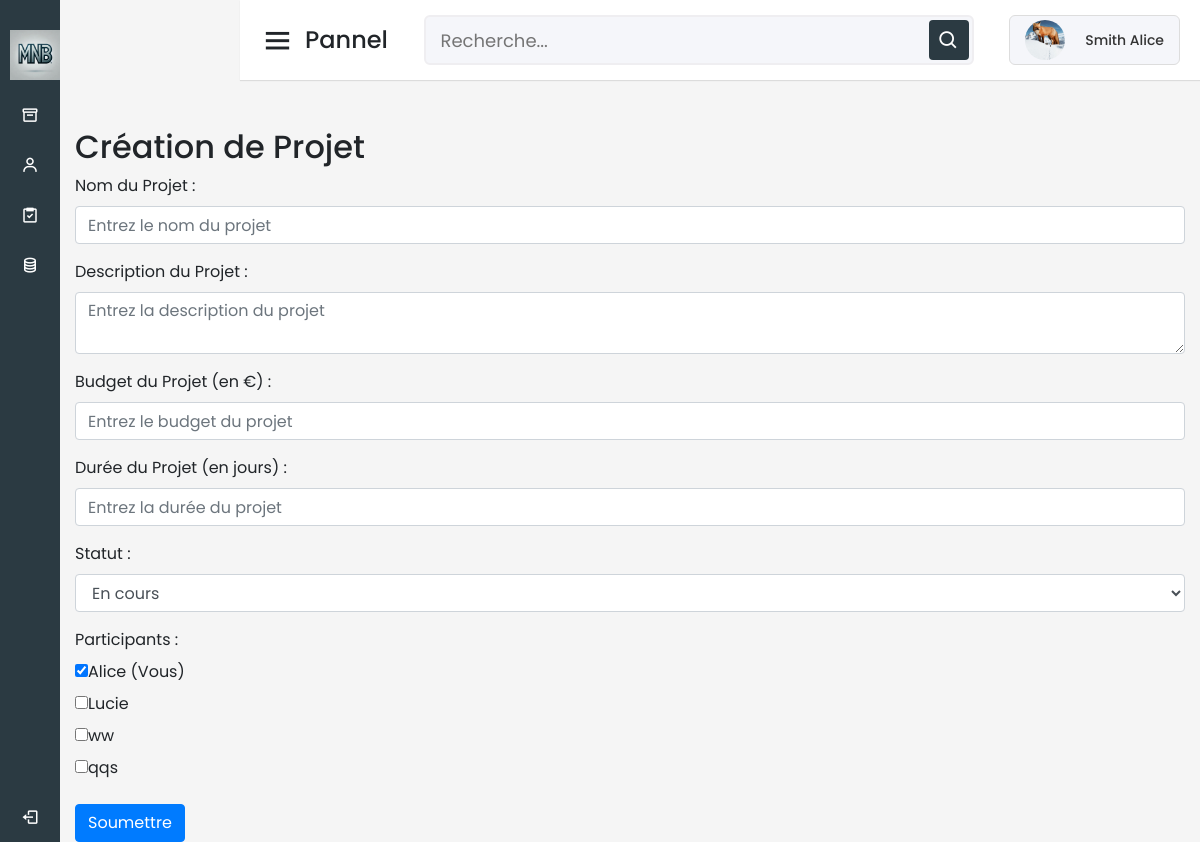
The app's page /projet.php (signed in) with its own data.
### tables this page shows
CREATE TABLE `Utilisateur` (
  `IDUser` int(11) NOT NULL,
  `Email` varchar(50) NOT NULL,
  `MDP` varchar(255) DEFAULT NULL,
  `Nom` varchar(50) NOT NULL,
  `Prenom` varchar(50) NOT NULL,
  `photo` varchar(50) NOT NULL,
  `Statu` varchar(50) NOT NULL
);

### projet.php (the view, shortened to what this page needs)
<?php
$servername = "localhost";
$username = "root";
$password = "";
$dbname = "MNB_data";
$conn = new mysqli($servername, $username, $password, $dbname);
?>
<!DOCTYPE html>
<html lang="fr" dir="ltr">
<head>
    <link rel="stylesheet" href="css/dashboard.css" />
    <link href="https://stackpath.bootstrapcdn.com/bootstrap/4.5.2/css/bootstrap.min.css" rel="stylesheet">
    <link href="https://unpkg.com/boxicons@2.0.7/css/boxicons.min.css" rel="stylesheet" />
</head>
<body>
    <?php include('sidebar.php'); ?>
    <section class="home-section">
    <?php include('header_gestion.php'); ?>
        <div class="home-content">
            <div class="container mt-4">
                <h2>Création de Projet</h2>
                <form class="needs-validation" novalidate method="post" action="">
                    <div class="form-group">
                        <label for="nom_projet">Nom du Projet :</label>
                        <input type="text" class="form-control" id="nom_projet" name="nom_projet" placeholder="Entrez le nom du projet" required>
                    </div>
                    <div class="form-group">
                        <label for="description_projet">Description du Projet :</label>
                        <textarea class="form-control" id="description_projet" name="description_projet" placeholder="Entrez la description du projet" required></textarea>
                    </div>
                    <div class="form-group">
                        <label for="budget">Budget du Projet (en €) :</label>
                        <input type="number" class="form-control" id="budget" name="budget" placeholder="Entrez le budget du projet" required>
                    </div>
                    <div class="form-group">
                        <label for="duree_projet">Durée du Projet (en jours) :</label>
                        <input type="number" class="form-control" id="duree_projet" name="duree_projet" placeholder="Entrez la durée du projet" required>
                    </div>
                    <div class="form-group">
                        <label for="statu">Statut :</label>
                        <select class="form-control" id="statu" name="statu">
                            <option value="En cours" selected>En cours</option>
                        </select>
                    </div>
                    <div class="form-group">
                        <label for="participants">Participants :</label>
                        <div id="participants">
                            <?php
                            $users = $conn->query('SELECT IDUser, nom FROM Utilisateur');
                            while ($user = $users->fetch_assoc()) {
                                $isCurrentUser = $user['IDUser'] == $_SESSION['user_id'];
                                $checked = $isCurrentUser ? 'checked' : '';
                                $disabled = ($_SESSION['statu'] === 'User' && $isCurrentUser) ? 'disabled' : '';
                                echo '<div class="participant-option">';
                                echo '<input type="checkbox" id="user_' . $user['IDUser'] . '" name="participants[]" value="' . $user['IDUser'] . '" ' . $checked . ' ' . $disabled . '>';
                                echo '<label for="user_' . $user['IDUser'] . '">' . $user['nom'] . ($isCurrentUser ? ' (Vous)' : '') . '</label>';
                                echo '</div>';
                            }
                            ?>
                        </div>
                    </div>
                    <button type="submit" class="btn btn-primary">Soumettre</button>
                </form>
            </div>
        </div>
    </section>
</body>
</html>

### css/dashboard.css (style rules this page uses)
* { margin: 0; padding: 0; box-sizing: border-box; font-family: "Poppins", sans-serif; }
.home-section { position: relative; background: #f5f5f5; min-height: 100vh; width: calc(100% - 240px); left: 240px; transition: all 0.5s ease; }
.home-section .home-content { position: relative; padding-top: 104px; }
@media (max-width: 1240px) { .home-section { width: calc(100% - 60px); left: 60px; } }

### records on screen
utilisateur: Nom "Alice", shows "(Vous)"
utilisateur: Nom "Lucie"
utilisateur: Nom "ww"
utilisateur: Nom "qqs"

### other values on screen
$user_info['Prenom'] . ' ' . $user_info['Nom'] "Smith Alice"
